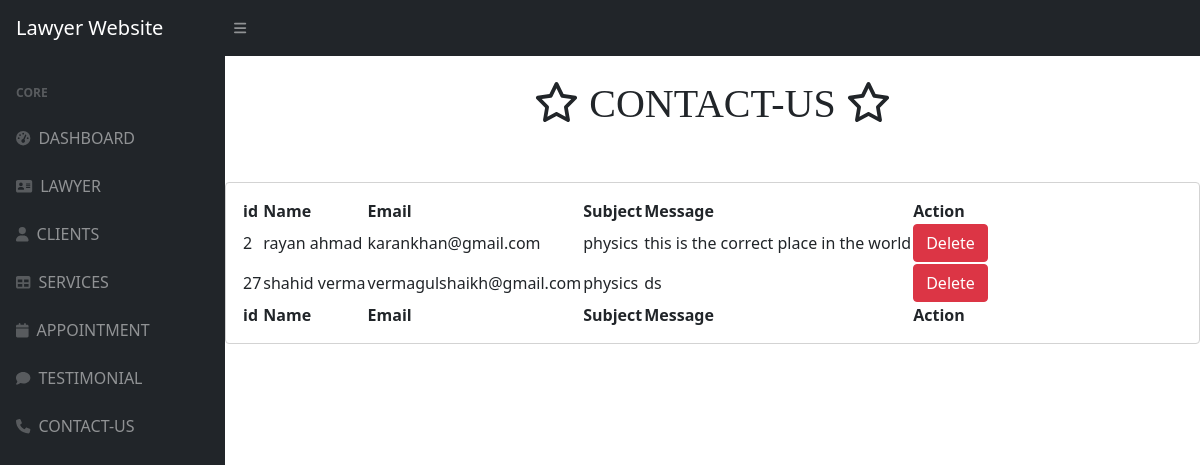
Page /admin/contact.php on the committed database.
### tables this page shows
CREATE TABLE `contact` (
  `id` int(30) NOT NULL,
  `name` varchar(50) NOT NULL,
  `email` varchar(30) NOT NULL,
  `subject` varchar(50) NOT NULL,
  `message` varchar(2000) NOT NULL
);

### admin/contact.php (the view, shortened to what this page needs)
<!DOCTYPE php>
<php lang="en">
    <head>
        <link href="https://cdn.jsdelivr.net/npm/simple-datatables@latest/dist/style.css" rel="stylesheet" />
        <link href="css/styles.css" rel="stylesheet" />
    </head>
    <body class="sb-nav-fixed">
        <nav class="sb-topnav navbar navbar-expand navbar-dark bg-dark">
            <a class="navbar-brand ps-3" href="dashboard.php">Lawyer Website</a>
            <button class="btn btn-link btn-sm order-1 order-lg-0 me-4 me-lg-0" id="sidebarToggle" href="#!"><i class="fas fa-bars"></i></button>
        </nav>
        <div id="layoutSidenav">
        <div id="layoutSidenav_nav">
                <nav class="sb-sidenav accordion sb-sidenav-dark" id="sidenavAccordion">
                    <div class="sb-sidenav-menu">
                        <div class="nav">
                            <div class="sb-sidenav-menu-heading">Core</div>
                            <a class="nav-link" href="dashboard.php">
                                <div class="sb-nav-link-icon"><i class="fas fa-tachometer-alt"></i></div>
                                DASHBOARD
                            </a>
                            <a class="nav-link" href="lawyer.php">
                                <div class="sb-nav-link-icon"><i class="fas fa-vcard"></i></div>
                               LAWYER
                            </a>
                            <a class="nav-link" href="client.php">
                                <div class="sb-nav-link-icon"><i class="fas fa-user"></i></div>
                               CLIENTS
                            </a>
                            <a class="nav-link" href="service.php">
                                <div class="sb-nav-link-icon"><i class="fas fa-table"></i></div>
                               SERVICES
                            <a class="nav-link" href="appointment.php">
                                <div class="sb-nav-link-icon"><i class="fas fa-calendar"></i></div>
                                APPOINTMENT
                            </a>
                            <a class="nav-link" href="testimonial.php">
                                <div class="sb-nav-link-icon"><i class="fas fa-comment"></i></div>
                                TESTIMONIAL
                            </a>
                            <a class="nav-link" href="contact.php">
                                <div class="sb-nav-link-icon"><i class="fas fa-phone"></i></div>
                                CONTACT-US
                            </a>
                        </div>
                    </div>
                </nav>
            </div>
              <div id="layoutSidenav_content">
                <main>
                <div class="container-fluid px-4">
                <h1 class="mt-4 heading"> <span><i class="fa-regular fa-star"></i></span> CONTACT-US <span><i class="fa-regular fa-star"></i></span></h1>
            </div>
             <br>
            <div class="card mb-4" style="border:solid LightGrey 1px;">
                            <div class="card-body">
                                <table id="datatablesSimple">
                                    <thead>
                                        <tr>
                                        <th>id</th>
                                        <th>Name</th>
                                        <th>Email</th>
                                        <th>Subject</th>
                                        <th>Message</th>
                                        <th>Action</th>
                                        </tr>
                                    </thead>
                                    <tfoot>
                                    <tr>
                                    <th>id</th>
                                    <th>Name</th>
                                    <th>Email</th>
                                    <th>Subject</th>
                                    <th>Message</th>
                                    <th>Action</th>
                                    </tr>
                                    </tfoot>
<tbody>
<?php
include('include/config.php');
$query="SELECT * from `contact`";
$result = mysqli_query($conn,$query);
if(mysqli_num_rows($result)){
while ($row = mysqli_fetch_array($result)){
?>
<tr>
<td><?= $row['id'] ?></td>
<td><?= $row['name'] ?></td>
<td><?= $row['email'] ?></td>
<td><?= $row['subject'] ?></td>
<td><?= $row['message'] ?></td>
<td> <a  href ="contactremove.php?id=<?=$row['id']?>" class="btn btn-danger">Delete</a></td>
</tr>
<?php
} }
?>
</tbody>
                                </table>
                            </div>
                        </div>
                    </div>
            </div>
    </body>
</php>

### admin/contact.php (style rules this page uses)
.heading { text-align:center; font-family:fantasy; src: url(sansation_bold.woff); margin-bottom:30px; }

### rows in the picture
contact: id "2", name "rayan ahmad", email "karankhan@gmail.com", subject "physics", message "this is the correct place in the world"
contact: id "27", name "shahid verma", email "vermagulshaikh@gmail.com", subject "physics", message "ds"
